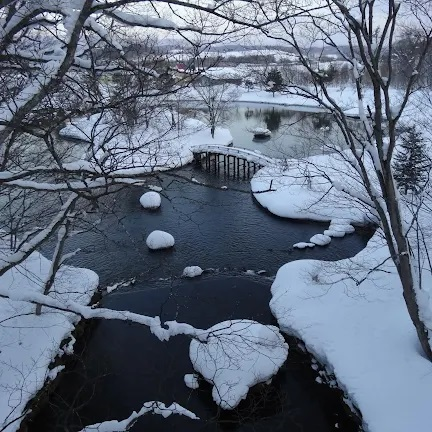
#> input picture OPENCV_ROC/IMG_01.png, 432 x 432 px
$ python '3-4-3(影像二值化).py'
#> lines starting #> are read from the running program, lines starting #| are printed output that depends on the picture
import cv2
import numpy as np

m1=cv2.imread("IMG_01.png",1)
#> m1 is the input picture: shape (432, 432, 3); mean B, G, R 124.8, 107.1, 95.6
cv2.imshow("Image 1 Resource",m1)

m1[:,:,0]=cv2.adaptiveThreshold(m1[:,:,0],255,cv2.ADAPTIVE_THRESH_MEAN_C,cv2.THRESH_BINARY,3,0)
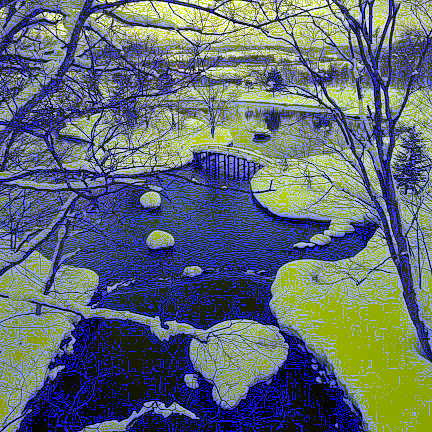
#> m1: shape (432, 432, 3); mean B, G, R 114.6, 107.1, 95.6
m1[:,:,1]=cv2.adaptiveThreshold(m1[:,:,1],255,cv2.ADAPTIVE_THRESH_MEAN_C,cv2.THRESH_BINARY,3,0)
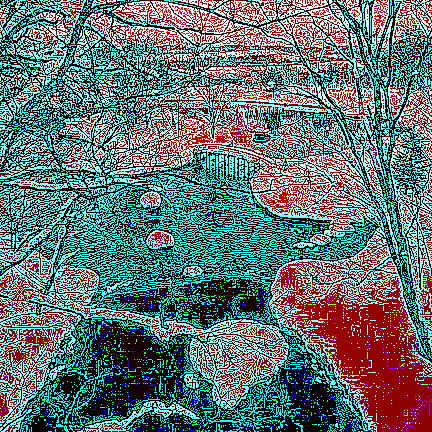
#> m1: shape (432, 432, 3); mean B, G, R 114.6, 113.5, 95.6
m1[:,:,2]=cv2.adaptiveThreshold(m1[:,:,2],255,cv2.ADAPTIVE_THRESH_MEAN_C,cv2.THRESH_BINARY,3,0)
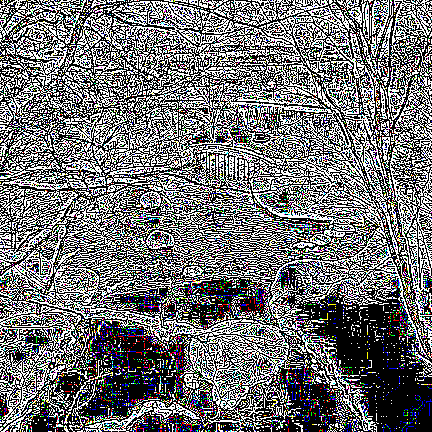
#> m1: shape (432, 432, 3); mean B, G, R 114.6, 113.5, 113.4
cv2.imshow("Image 1 Change",m1)

cv2.waitKey(0)
cv2.destroyAllWindows()

$ run again, with OPENCV_ROC/Tank_01.png copied over OPENCV_ROC/IMG_01.png
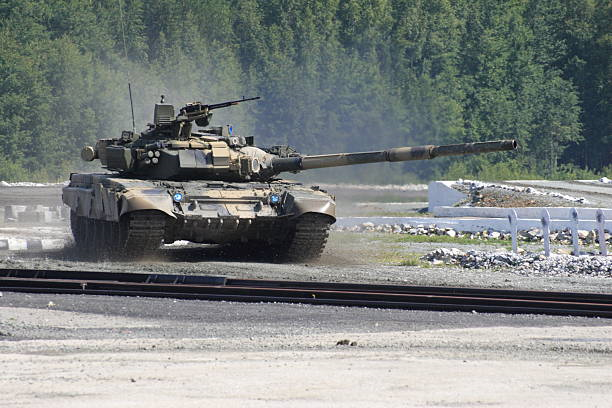
#> input picture OPENCV_ROC/Tank_01.png, 612 x 408 px
#> m1 is the input picture: shape (408, 612, 3); mean B, G, R 129, 130.9, 125.8
#> `m1[:,:,1]=cv2.adaptiveThreshold(m1[:,:,1],255,cv2.ADAPTIVE_THRESH_MEAN..`:
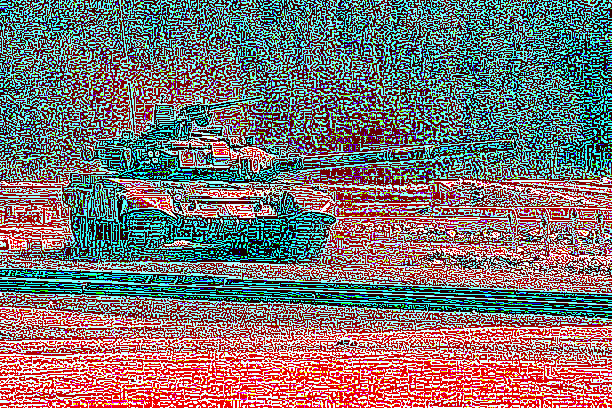
#> m1: shape (408, 612, 3); mean B, G, R 116.4, 115.9, 125.8
#> `m1[:,:,2]=cv2.adaptiveThreshold(m1[:,:,2],255,cv2.ADAPTIVE_THRESH_MEAN..`:
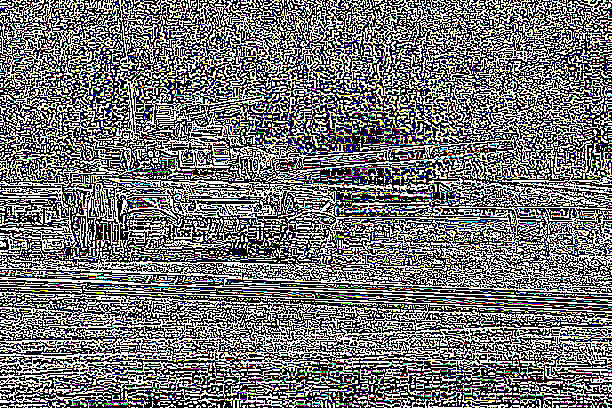
#> m1: shape (408, 612, 3); mean B, G, R 116.4, 115.9, 115.8
